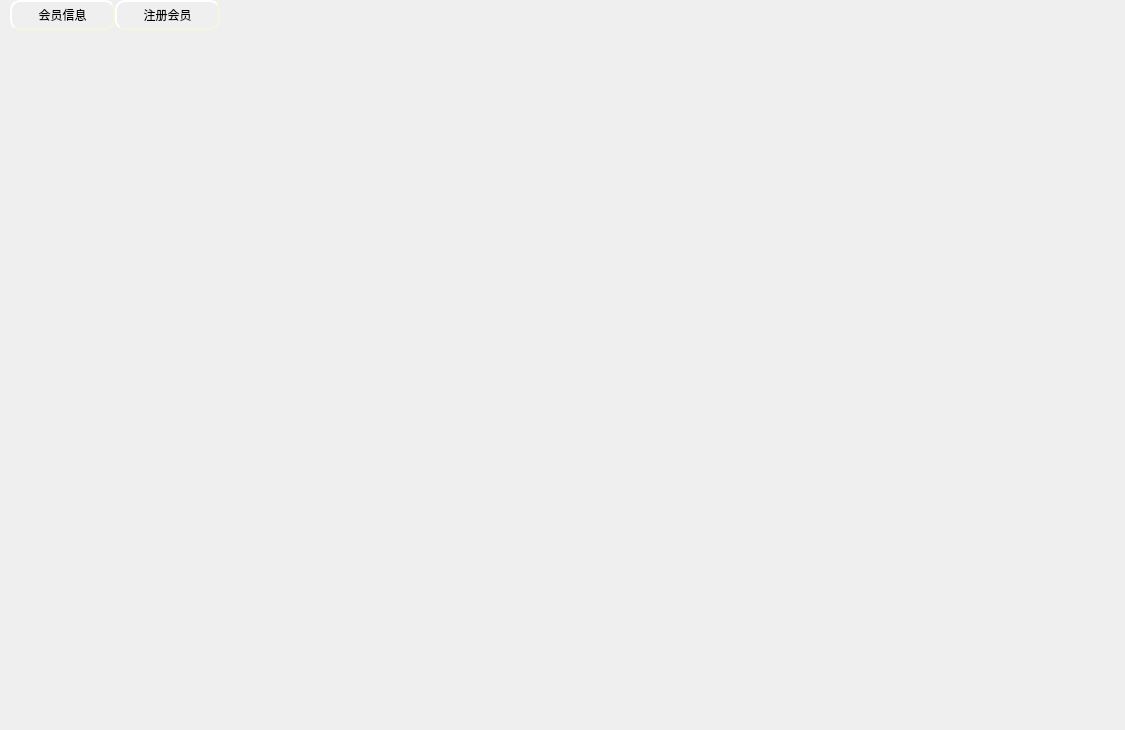
<?xml version="1.0" encoding="UTF-8"?>
<ui version="4.0">
 <class>MemberWidget</class>
 <widget class="QWidget" name="MemberWidget">
  <property name="geometry">
   <rect>
    <x>0</x>
    <y>0</y>
    <width>1125</width>
    <height>730</height>
   </rect>
  </property>
  <property name="windowTitle">
   <string>Form</string>
  </property>
  <widget class="QPushButton" name="pb_localcom">
   <property name="geometry">
    <rect>
     <x>115</x>
     <y>0</y>
     <width>105</width>
     <height>30</height>
    </rect>
   </property>
   <property name="styleSheet">
    <string notr="true">QPushButton{
	background-image: url(:/ico/pb1.jpg);
    border-style: outset;
    border-width: 2px;
    border-radius: 10px;
    border-color: beige;
    min-width: 5em;
    padding: 6px;
}
QPushButton:hover
{
	
	background-image: url(:/ico/pb.jpg);
    border-style: inset;
}

QPushButton:pressed{
	
	background-image: url(:/ico/pb2.jpg);
    border-style: inset;
}


</string>
   </property>
   <property name="text">
    <string>注册会员</string>
   </property>
  </widget>
  <widget class="QWidget" name="widget" native="true">
   <property name="geometry">
    <rect>
     <x>0</x>
     <y>35</y>
     <width>1125</width>
     <height>695</height>
    </rect>
   </property>
  </widget>
  <widget class="QPushButton" name="pb_come">
   <property name="geometry">
    <rect>
     <x>10</x>
     <y>0</y>
     <width>105</width>
     <height>30</height>
    </rect>
   </property>
   <property name="styleSheet">
    <string notr="true">QPushButton{
	background-image: url(:/ico/pb1.jpg);
    border-style: outset;
    border-width: 2px;
    border-radius: 10px;
    border-color: beige;
    min-width: 5em;
    padding: 6px;
}
QPushButton:hover
{
	
	background-image: url(:/ico/pb.jpg);
    border-style: inset;
}

QPushButton:pressed{
	
	background-image: url(:/ico/pb2.jpg);
    border-style: inset;
}


</string>
   </property>
   <property name="text">
    <string>会员信息</string>
   </property>
  </widget>
 </widget>
 <resources/>
 <connections/>
</ui>
